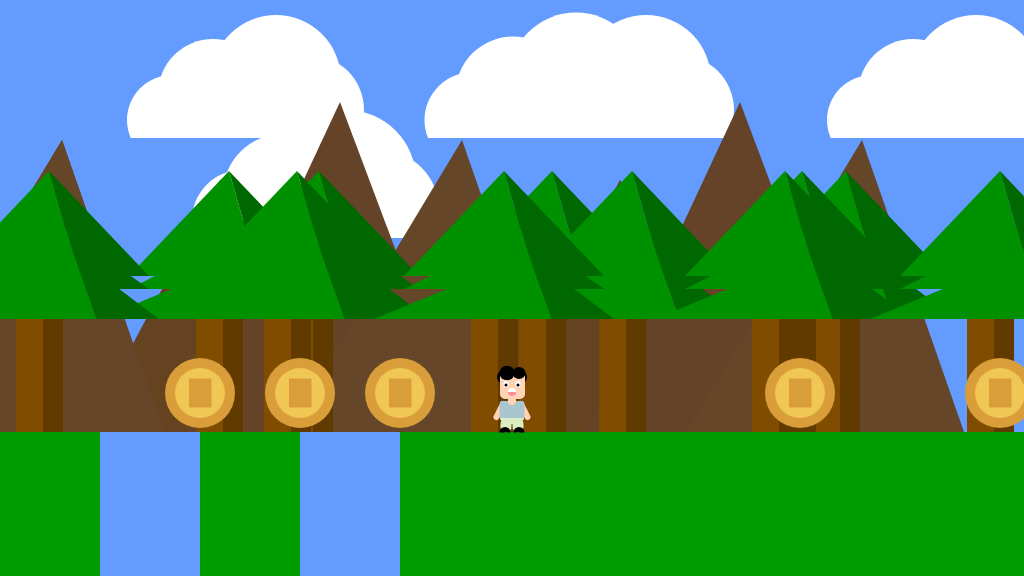
Frame 1 (no input)
Frame 60 (no input): identical to frame 1, image omitted
Frame 120 (the mouse pressed at the canvas centre since frame 60): identical to frame 1, image omitted

The p5.js sketch that drew this single still picture (run headless with seeded random() and noise() and a simulated clock; from frame 60 on, the mouse is pressed at the canvas centre):

// p5.js sketch
// ── sketch.js
/*

The Game Project 6 - Side scrolling

*/

var gameChar_x;
var gameChar_y;
var floorPos_y;
var isLeft;
var isRight;
var scrollPos;

var clouds;
var mountains;
var trees_x;
var trees_y;
var canyon;
var collectable;


function setup()
{
	createCanvas(1024, 576);
	floorPos_y = height * 3/4;
	gameChar_x = width/2;
	//gamechar_y + 5 to offset to ground
	gameChar_y = floorPos_y+5;

	// Boolean variables to control the movement of the game character.
	isLeft = false;
	isRight = false;

	// Variable to control the background scrolling.
	scrollPos = 0;
	
	// Initialise arrays of scenery objects.
	trees_x = [319,552,846,632,229,297,49,504,802,785,1000];
	//-145 to offset to ground
	trees_y = floorPos_y-145;
	
	//cloud 
	clouds= [{cloudX_pos:0,
			  cloudY_pos:0,
			  cloudWidth:0,
			  cloudHight:0},
			 
			 {cloudX_pos:70,
			  cloudY_pos:100,
			  cloudWidth:10,
			  cloudHight:10},

			 {cloudX_pos:300,
			  cloudY_pos:0,
			  cloudWidth:5,
			  cloudHight:5},

			 {cloudX_pos:370,
			  cloudY_pos:0,
			  cloudWidth:0,
			  cloudHight:0},
			 
			 {cloudX_pos:700,
			  cloudY_pos:0,
			  cloudWidth:0,
			  cloudHight:0},
			
			{cloudX_pos:-1000,
			  cloudY_pos:0,
			  cloudWidth:0,
			  cloudHight:0},
			 
			 {cloudX_pos:-400,
			  cloudY_pos:100,
			  cloudWidth:10,
			  cloudHight:10},

			 {cloudX_pos:-1400,
			  cloudY_pos:0,
			  cloudWidth:5,
			  cloudHight:5},

			 {cloudX_pos:-370,
			  cloudY_pos:0,
			  cloudWidth:0,
			  cloudHight:1},
			 
			 {cloudX_pos:1700,
			  cloudY_pos:0,
			  cloudWidth:0,
			  cloudHight:0},
			 
			{cloudX_pos:1900,
			  cloudY_pos:0,
			  cloudWidth:0,
			  cloudHight:0},
			 
			{cloudX_pos:2000,
			  cloudY_pos:0,
			  cloudWidth:0,
			  cloudHight:0},
			 
			{cloudX_pos:2300,
			  cloudY_pos:0,
			  cloudWidth:0,
			  cloudHight:0},
			 
			{cloudX_pos:1700,
			  cloudY_pos:0,
			  cloudWidth:0,
			  cloudHight:0},];
	//mountains	
	mountains =[{moutainX_pos:300,
				 moutainY_pos:0},
				
			   {moutainX_pos:700,
				 moutainY_pos:0},
				
				{moutainX_pos:-100,
				 moutainY_pos:0},
			   
			   {moutainX_pos:900,
				 moutainY_pos:0},
				
			   {moutainX_pos:700,
				 moutainY_pos:0},
				
				{moutainX_pos:1400,
				 moutainY_pos:0},
			   
			   {moutainX_pos:-700,
				 moutainY_pos:0},
				
			   {moutainX_pos:-900,
				 moutainY_pos:0},
				
				{moutainX_pos:-1000,
				 moutainY_pos:0}];
	//canyon
	canyon = [{x_pos: 100, width: 100},
			  {x_pos: 300, width: 100},
			  {x_pos: 1250, width: 100},
			  {x_pos: 1400, width: 100},
			  {x_pos: 1600, width: 100},
			  {x_pos: 1800, width: 100},
			  {x_pos: 1400, width: 100},
			  {x_pos: 1200, width: 100},
			  {x_pos: -1140, width: 100},
			  {x_pos: -1400, width: 100},
			  {x_pos: -1500, width: 100},
			 ];	
	//collectable 
	collectable =[{ x_pos: 200, y_pos: 100, size: 50},
				  { x_pos: 300, y_pos: 100, size: 50},
				  { x_pos: 400, y_pos: 100, size: 50},
				  
				  { x_pos: -200, y_pos: 100, size: 50},
				  { x_pos: -300, y_pos: 100, size: 50},
				  { x_pos: -400, y_pos: 100, size: 50},
				  
				  { x_pos: 800, y_pos: 100, size: 50},
				  { x_pos: 1000, y_pos: 100, size: 50},
				  { x_pos: 1300, y_pos: 100, size: 50},
				  
				  { x_pos: 1200, y_pos: 100, size: 50},
				  { x_pos: 1400, y_pos: 100, size: 50},
				  { x_pos: 1700, y_pos: 100, size: 50},
				  
				  { x_pos: -500, y_pos: 100, size: 50},
				  { x_pos: -800, y_pos: 100, size: 50},
				  { x_pos: -1200, y_pos: 100, size: 50},
				 ];	
}

function draw()
{
	background(100, 155, 255); // fill the sky blue

	noStroke();
	fill(0, 155, 0);
	rect(0, floorPos_y, width, height/4); // draw some green ground
	
	push();
	translate(scrollPos,0);

	// Draw clouds.
	for (i = 0 ; i < clouds.length; i++){	
		fill(255,255,255);
    	ellipse(clouds[i].cloudX_pos+213,clouds[i].cloudY_pos+94,
            	clouds[i].cloudWidth+110,clouds[i].cloudHight+110);
		
    	ellipse(clouds[i].cloudX_pos+172,clouds[i].cloudY_pos+120,
            	clouds[i].cloudWidth+90,clouds[i].cloudHight+90);
    
    	ellipse(clouds[i].cloudX_pos+276,clouds[i].cloudY_pos+80,
				clouds[i].cloudWidth+130,clouds[i].cloudHight+130);
    
		ellipse(clouds[i].cloudX_pos+309,clouds[i].cloudY_pos+110,
				clouds[i].cloudWidth+110,clouds[i].cloudHight+110);
		fill(100,155,255);
		
		rect(clouds[i].cloudX_pos+125,clouds[i].cloudY_pos+138,
			 clouds[i].cloudWidth+240,clouds[i].cloudHight+28);}
	// Draw mountains.
	for (var i = 0 ; i< mountains.length; i++){
		fill(101,67,33);
		triangle(520-mountains[i].moutainX_pos,180+mountains[i].moutainY_pos,
				 386-mountains[i].moutainX_pos,432+mountains[i].moutainY_pos,
             	 664-mountains[i].moutainX_pos,432+mountains[i].moutainY_pos);
    //moutain 2
		fill(101,67,40);
		triangle(640-mountains[i].moutainX_pos,102+mountains[i].moutainY_pos,
				 486-mountains[i].moutainX_pos,432+mountains[i].moutainY_pos,
				 764-mountains[i].moutainX_pos,432+mountains[i].moutainY_pos);

	//mountain 3
		fill(101,70,40);
		triangle(762-mountains[i].moutainX_pos,140+mountains[i].moutainY_pos,
				 586-mountains[i].moutainX_pos,432+mountains[i].moutainY_pos,
				 864-mountains[i].moutainX_pos,432+mountains[i].moutainY_pos);}
	// Draw trees.
	for (var i = 0 ; i < trees_x.length; i++){
		fill(0,145,0);
		triangle(trees_x[i],trees_y-116,
				 trees_x[i]-100,trees_y-11,
				 trees_x[i]+30,trees_y-11);
		//1.2
		fill(0,104,0);
		triangle(trees_x[i],trees_y-116,
				 trees_x[i]+30,trees_y-11,
				 trees_x[i]+100,trees_y-11);

		//triangle 2.1
		fill(0,145,0);
		triangle(trees_x[i]+17.5,trees_y-57,
				 trees_x[i]-100,trees_y+2,
				 trees_x[i]+35,trees_y+2);
	//    //2.2
		fill(0,104,0);
		triangle(trees_x[i]+17.5,trees_y-57,
				 trees_x[i]+35,trees_y+2,
				 trees_x[i]+100,trees_y+2);  
		//triangle 3.1
		fill(0,145,0);
		triangle(trees_x[i]+25,trees_y-32,
				 trees_x[i]-130,trees_y+32,
				 trees_x[i]+47.5,trees_y+32);
		//3.2
		fill(0,104,0);
		triangle(trees_x[i]+25,trees_y-32,
				 trees_x[i]+47.5,trees_y+32,
				 trees_x[i]+110,trees_y+32);
		//wood
		fill(128,77,0);
		rect(trees_x[i]-33,trees_y+32,
			 30,113);
		//wood 2
		fill(97,58,0);
		rect(trees_x[i]-6,trees_y+32,
			 20,113);}
	// Draw canyons
	for (var i = 0 ; i < canyon.length; i++){
		fill(100,155,255);
    	rect(canyon[i].x_pos,floorPos_y,
			 canyon[i].width,190);}
	// Draw collectable items
	for (var i = 0 ; i < collectable.length; i++){
	// coin
    //outer ring
    fill(217,158,58);
    ellipse(collectable[i].x_pos,collectable[i].y_pos+293,
            collectable[i].size+20,collectable[i].size+20);
    //inner ring
    fill(240,198,84);
    ellipse(collectable[i].x_pos,collectable[i].y_pos+293,
            collectable[i].size,collectable[i].size);
    //inner rect
    fill(217,158,58);
    rect(collectable[i].x_pos-11,collectable[i].y_pos+278.5,
         collectable[i].size-27.5,collectable[i].size-21);}
	// Draw the game character - this must be last
	pop();
	//hair1
    fill(0);
    ellipse(gameChar_x-8,
            gameChar_y-60,
            14,14);
    
    //hair2
    fill(0);
    ellipse(gameChar_x+8,
            gameChar_y-60,
            14,14);
    
    //face
    fill(255,212,180);
    rect(gameChar_x-12,
         gameChar_y-65,
         25,27,
         5);
    
    //hair3
    fill(0);
    ellipse(gameChar_x-5,
            gameChar_y-64,        
            15,14.5);
    
    //hair4
    fill(0);
    ellipse(gameChar_x+7,
            gameChar_y-64,
            13,12);
    
    //eye left
    fill(255);
    ellipse(gameChar_x-6,
            gameChar_y-53,
            5,7);
    
    //eye ball left
    fill(0);
    ellipse(gameChar_x-6,
            gameChar_y-52,
            3,3);

    //left right
    fill(255);
    ellipse(gameChar_x+6,
            gameChar_y-53,
            5,7);
    
    //eye ball right
    fill(0);
    ellipse(gameChar_x+6,
            gameChar_y-52,
            3,3);
    
    //mouth
    fill(255);
    ellipse(gameChar_x,
            gameChar_y-45,
            8,8);
    
    //tougn
    fill(255,139,148);
    arc(gameChar_x,
        gameChar_y-45,
        8,8,
        TWO_PI,PI);   
    
    //left hand
    stroke(255,212,180);
    strokeWeight(6);
    line(gameChar_x-9,
         gameChar_y-33,
         gameChar_x-15.5,
         gameChar_y-20);
    noStroke();
    
    //right hand
    stroke(255,212,180);
    strokeWeight(6);
    line(gameChar_x+9,
         gameChar_y-33,
         gameChar_x+15.5,
         gameChar_y-20);
    noStroke();
    
    //body
    fill(169,198,206);
    rect(gameChar_x-12.5
         ,gameChar_y-36,
         25,18, 
         3);
    
    //neck
    fill(255,212,180);
    rect(gameChar_x-4,
         gameChar_y-41,
         8,9,
         180);
    
    //pants
    fill(220,237,193);
    arc(gameChar_x,
        gameChar_y-19,
        24,12,
        TWO_PI,PI)
    
    //leg left
    stroke(220,237,193);
    strokeWeight(11);
    line(gameChar_x-6,
         gameChar_y-13,
         gameChar_x-6,
         gameChar_y-10);
    noStroke();
    
    //leg right
    stroke(220,237,193);
    strokeWeight(11);
    line(gameChar_x+6,
         gameChar_y-13,
         gameChar_x+6,
         gameChar_y-10);
    noStroke();
    
    //shoe left
    fill(0);
    arc(gameChar_x-7,
        gameChar_y-4.5,
        11,11,
        PI,TWO_PI);
        noStroke();
    
    //shoe right
    fill(0);
    arc(gameChar_x+7,
        gameChar_y-4.5,
        11,11,
        PI,TWO_PI);
        noStroke();
	//////// Game character logic ///////
	// Logic to move
	if(isLeft)
	{
		if(gameChar_x > width * 0.2)
		{
			gameChar_x -= 5;
		}
		else
		{
			scrollPos += 5;
		}
	}

	if(isRight)
	{
		if(gameChar_x < width * 0.8)
		{
			gameChar_x  += 5;
		}
		else
		{
			scrollPos -= 5; // negative for moving against the background
		}

	}
}

function keyPressed()
{

	if(key == 'A' || keyCode == 37)
	{
		isLeft = true;
	}

	if(key == 'D' || keyCode == 39)
	{
		isRight = true;
	}

}

function keyReleased()
{
	if(key == 'A' || keyCode == 37)
	{
		isLeft = false;
	}

	if(key == 'D' || keyCode == 39)
	{
		isRight = false;
	}
}
